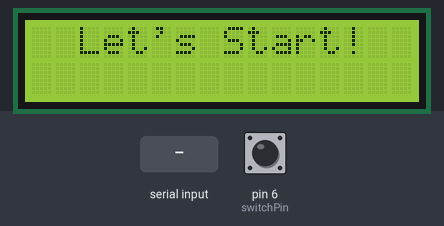
A sketch run on a simulated Arduino Uno, built with avr-gcc and run on an emulated ATmega328P. Parts: 16×2 character LCD. Inputs (shaded band) come from the test bench; at power-on: pin 6 (switchPin) LOW. What the sketch prints to the serial monitor is not drawn.

Above: at 3.1 s.
At 8.0 s:
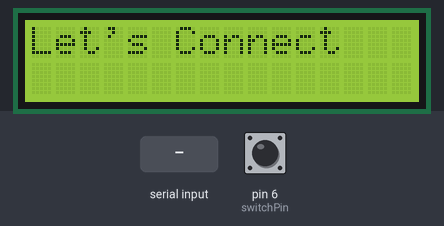
8.1 s: "1" received over Serial
At 10.3 s:
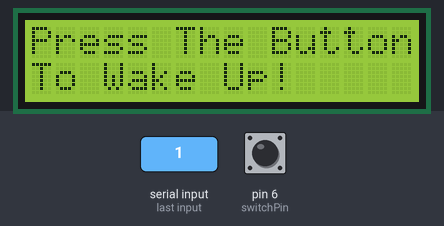
10.6 s: pin 6 (switchPin) pulled HIGH for 1 s
At 12.1 s:
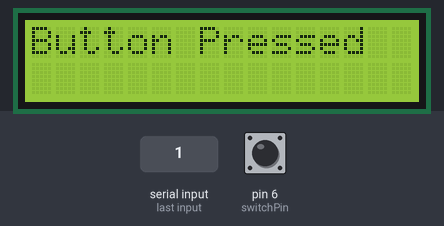
17.6 s: "0" received over Serial
At 24.6 s:
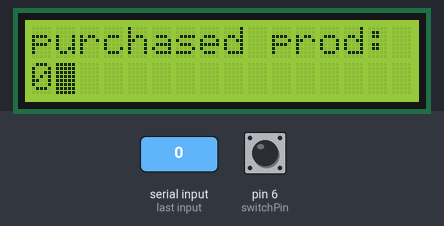
Timing chart, 0 to 26.1 s (numbered marks = the images above; inputs shaded):
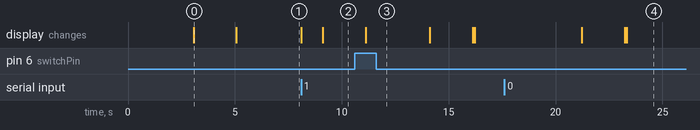

The sketch:

sketch_aug24a.ino
```cpp
#include <LiquidCrystal.h>

const int rs = 12, en = 11, d4 = 5, d5 = 4, d6 = 3, d7 = 2;
LiquidCrystal lcd(rs, en, d4, d5, d6, d7);

int switchPin = 6;
char value;
unsigned int startTime;
boolean goNext=false;
char myArray[3];

void setup() {
  pinMode(switchPin,INPUT);
  // put your setup code here, to run once:
  Serial.begin(9600);       // start serial communication at 9600bps
  lcd.begin(16,2);
  // Print a message to the LCD.
  lcd.print("hello, There!");
  lcd.setCursor(0,1);
  lcd.print("This is AutoVend");
  delay(3000);
  lcd.clear();
  lcd.print("  Let's Start!  ");
  delay(2000);
  lcd.clear();
  lcd.print("Let's Connect");
  delay(2000);
  while(1)       // if data is available to read
  {
    if(Serial.available()){
    lcd.clear();
    lcd.print("We'r Connected");
    delay(1000);
    break;
    }
  }
  lcd.clear();
  lcd.print("Press The Button!");
  lcd.setCursor(0, 1);
  lcd.print("To Wake Up!");
  delay(2000);
}

void loop() {
  while(1){
    if(digitalRead(switchPin)==1){
      lcd.clear();
      lcd.print("Button Pressed");
      while(1){
        if(Serial.available()>0){
          startTime=millis();
          while(millis()-startTime<=3000){
            Serial.write('O');
            Serial.flush();
      }
       break;
       }
     }
    lcd.clear();
    lcd.print("We'r On!");
    lcd.setCursor(0,1);
    lcd.print("Let's Purchase..");
    delay(2000);
    goNext=true;
    while(goNext!=false)       // if data is available to read
    {
    if(Serial.available()){
    value = Serial.read();         // read it and store it in 'val'
    lcd.clear();
    lcd.print("purchased prod:");
    lcd.setCursor(0,1);
    myArray[0]=value;
    delay(100);
    value = Serial.read();         // read it and store it in 'val'
    myArray[1]=value;
    myArray[2]='\0';
    lcd.print(myArray);
    delay(5000);
    lcd.clear();
    lcd.print("Proceed to Pay");
    lcd.setCursor(0,1);
    lcd.print("..Thanks..");
    delay(2000);
    }
    }
    }
  }
}
```

Measured:
- after the input at 8.1 s, the display: first changes at once (image 2 shows a later state)
- after the input at 10.6 s, the display: changes after 0.52 s (image 3)
- after the input at 17.6 s, the display: first differs from a run without the input after 5.6 s (image 4 shows a later state)
- what the display in image 0 shows lasts 2.0 s, from 3.1 s to 5.1 s
